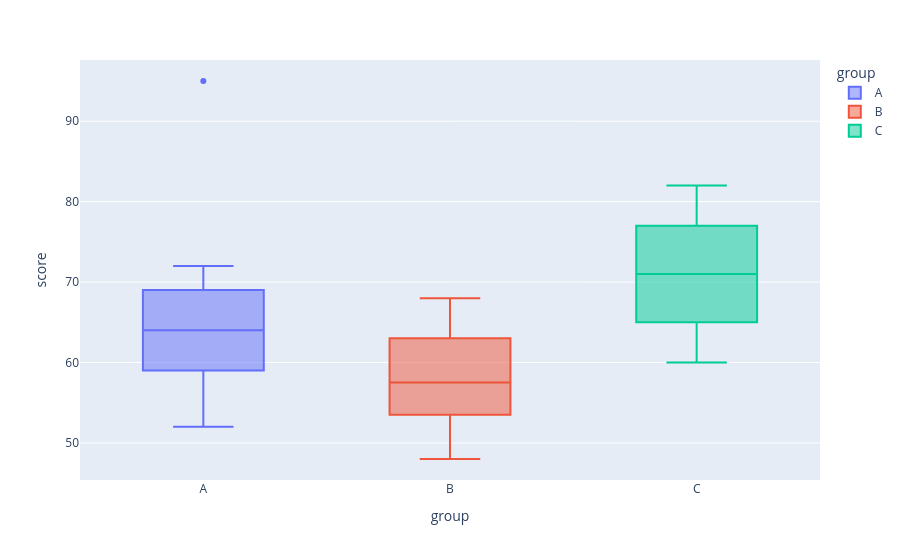

This figure's notebook cell:
### Code cell
fig = px.box(
    df,
    x='group',
    y='score',
    color='group',
)

fig.show()

### Figure 1 — Plotly figure (JSON) as saved in the notebook; plotly's stock layout.template omitted (floating-point values rounded to 4 significant figures)
{"data": [{"alignmentgroup": "True", "hovertemplate": "group=%{x}<br>score=%{y}<extra></extra>", "legendgroup": "A", "marker": {"color": "#636efa"}, "name": "A", "notched": false, "offsetgroup": "A", "orientation": "v", "showlegend": true, "x": ["A", "A", "A", "A", "A", "A", "A", "A", "A", "A", "A", "A"], "x0": " ", "xaxis": "x", "y": [52, 55, 58, 60, 61, 63, 65, 67, 68, 70, 72, 95], "y0": " ", "yaxis": "y", "type": "box"}, {"alignmentgroup": "True", "hovertemplate": "group=%{x}<br>score=%{y}<extra></extra>", "legendgroup": "B", "marker": {"color": "#EF553B"}, "name": "B", "notched": false, "offsetgroup": "B", "orientation": "v", "showlegend": true, "x": ["B", "B", "B", "B", "B", "B", "B", "B", "B", "B", "B", "B"], "x0": " ", "xaxis": "x", "y": [48, 50, 53, 54, 56, 57, 58, 60, 62, 64, 66, 68], "y0": " ", "yaxis": "y", "type": "box"}, {"alignmentgroup": "True", "hovertemplate": "group=%{x}<br>score=%{y}<extra></extra>", "legendgroup": "C", "marker": {"color": "#00cc96"}, "name": "C", "notched": false, "offsetgroup": "C", "orientation": "v", "showlegend": true, "x": ["C", "C", "C", "C", "C", "C", "C", "C", "C", "C", "C", "C"], "x0": " ", "xaxis": "x", "y": [60, 62, 64, 66, 68, 70, 72, 74, 76, 78, 80, 82], "y0": " ", "yaxis": "y", "type": "box"}], "layout": {"xaxis": {"anchor": "y", "domain": [0.0, 1.0], "title": {"text": "group"}, "categoryorder": "array", "categoryarray": ["A", "B", "C"]}, "yaxis": {"anchor": "x", "domain": [0.0, 1.0], "title": {"text": "score"}}, "legend": {"title": {"text": "group"}, "tracegroupgap": 0}, "margin": {"t": 60}, "boxmode": "overlay"}}
